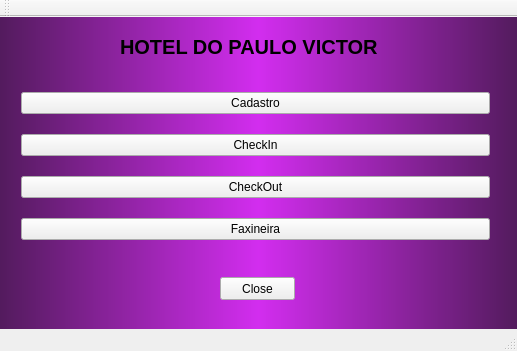
<?xml version="1.0" encoding="UTF-8"?>
<ui version="4.0">
 <class>MainWindow</class>
 <widget class="QMainWindow" name="MainWindow">
  <property name="geometry">
   <rect>
    <x>0</x>
    <y>0</y>
    <width>517</width>
    <height>351</height>
   </rect>
  </property>
  <property name="windowTitle">
   <string>MainWindow</string>
  </property>
  <property name="styleSheet">
   <string notr="true">#centralWidget{background-color:qlineargradient(spread:pad, x1:0, y1:0, x2:1, y2:0, stop:0 rgba(83, 27, 93, 255), stop:0.5 rgba(210, 45, 239, 255), stop:1 rgba(83, 27, 93, 255))}

QMessageBox QLabel {
	font-size: 15pt;
	font-weight:bold;
    color:&quot;black&quot;;
}

QLabel{
	font-size: 15pt;
	color:&quot;white&quot;;
	font-weight:bold;
}</string>
  </property>
  <widget class="QWidget" name="centralWidget">
   <widget class="QPushButton" name="Sair">
    <property name="geometry">
     <rect>
      <x>220</x>
      <y>260</y>
      <width>75</width>
      <height>23</height>
     </rect>
    </property>
    <property name="text">
     <string>Close</string>
    </property>
   </widget>
   <widget class="QLabel" name="label">
    <property name="geometry">
     <rect>
      <x>120</x>
      <y>20</y>
      <width>281</width>
      <height>20</height>
     </rect>
    </property>
    <property name="text">
     <string>HOTEL DO PAULO VICTOR</string>
    </property>
   </widget>
   <widget class="QWidget" name="">
    <property name="geometry">
     <rect>
      <x>10</x>
      <y>50</y>
      <width>491</width>
      <height>201</height>
     </rect>
    </property>
    <layout class="QVBoxLayout" name="verticalLayout">
     <item>
      <widget class="QPushButton" name="Cadastro">
       <property name="text">
        <string>Cadastro</string>
       </property>
      </widget>
     </item>
     <item>
      <widget class="QPushButton" name="CheckIn">
       <property name="text">
        <string>CheckIn</string>
       </property>
      </widget>
     </item>
     <item>
      <widget class="QPushButton" name="pushButton">
       <property name="text">
        <string>CheckOut</string>
       </property>
      </widget>
     </item>
     <item>
      <widget class="QPushButton" name="pushButton_2">
       <property name="text">
        <string>Faxineira</string>
       </property>
      </widget>
     </item>
    </layout>
   </widget>
  </widget>
  <widget class="QMenuBar" name="menuBar">
   <property name="geometry">
    <rect>
     <x>0</x>
     <y>0</y>
     <width>517</width>
     <height>21</height>
    </rect>
   </property>
  </widget>
  <widget class="QToolBar" name="mainToolBar">
   <attribute name="toolBarArea">
    <enum>TopToolBarArea</enum>
   </attribute>
   <attribute name="toolBarBreak">
    <bool>false</bool>
   </attribute>
  </widget>
  <widget class="QStatusBar" name="statusBar"/>
 </widget>
 <layoutdefault spacing="6" margin="11"/>
 <resources/>
 <connections>
  <connection>
   <sender>Sair</sender>
   <signal>clicked()</signal>
   <receiver>MainWindow</receiver>
   <slot>close()</slot>
   <hints>
    <hint type="sourcelabel">
     <x>263</x>
     <y>303</y>
    </hint>
    <hint type="destinationlabel">
     <x>164</x>
     <y>170</y>
    </hint>
   </hints>
  </connection>
 </connections>
</ui>
